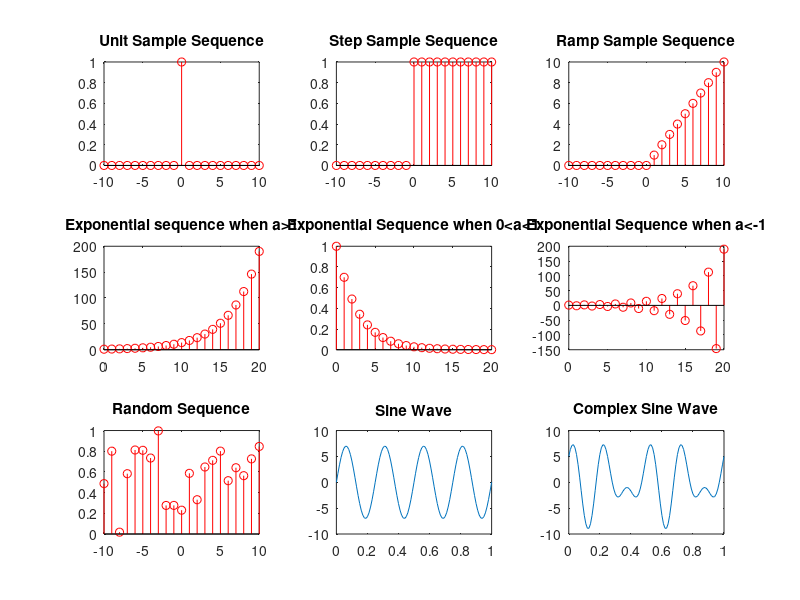

Reproduce this figure in MATLAB.
clc; %clear cmd
clear all; %clear variables
close all; % close all opened figures

%figure(1,"position",get(0,"screensize")); % fit the figure to our screensize
figure(1)
% Unit Sample Sequence
point = 21;
unitSample = zeros(1,point);
unitSample(11) = 1;
n = -10:1:10;
subplot(3,3,1);
stem(n,unitSample,'r');
title('Unit Sample Sequence');

% Unit step sequence
point = 21;
stepSample = ones(1,point);
for i = 1:10
  stepSample(i) = 0;
end
n = -10:1:10;
subplot(3,3,2);
stem(n,stepSample,'r');
title('Step Sample Sequence');

% Ramp Sequence
point = 21;
rampSample = zeros(1,point);
for i = 11:21
  rampSample(i) = i-11;
end
n = -10:10;
subplot(3,3,3);
stem(n,rampSample,'r');
title('Ramp Sample Sequence');

% Exponential Sequence
point = 20;
n = 0:point;
expoSequence = 1.3.^n;
subplot(3,3,4);
stem(n,expoSequence,'r');
title('Exponential sequence when a>1');

expoSequence = 0.7.^n;
subplot(3,3,5);
stem(n,expoSequence,'r');
title('Exponential Sequence when 0<a<1');

expoSequence = (-0.7).^n;
subplot(3,3,6);
stem(n,expoSequence,'r');
title('Exponential Sequence when -1<a<0');


expoSequence = (-1.3).^n;
subplot(3,3,6);
stem(n,expoSequence,'r');
title('Exponential Sequence when a<-1');

% Random Sequence
point = 21;
n = -10:10;
randomSeq = rand(1,point);
subplot(3,3,7);
stem(n,randomSeq,'r');
title('Random Sequence');

% SineWave
f = 4; %... number of cycle = frequency
a = 7; %... amplitude
t = 0:0.01:1;
sineSeq = a*sin(2*pi*f*t);
subplot(3,3,8);
plot(t,sineSeq);
title('Sine Wave');

% Cos Wave
f = 4;
a = 7;
t = 0:0.01:1;
cosSeq = a*cos(2*pi*f*t);
subplot(3,3,9);
plot(t,cosSeq);
title('Cose wave');

% Complex Sine Wave
t = 0:0.01:1;
complexSeq = 5*cos(2*pi*4*t) + 4*sin(2*pi*6*t);
subplot(3,3,9);
plot(t,complexSeq);
title('Complex Sine Wave');